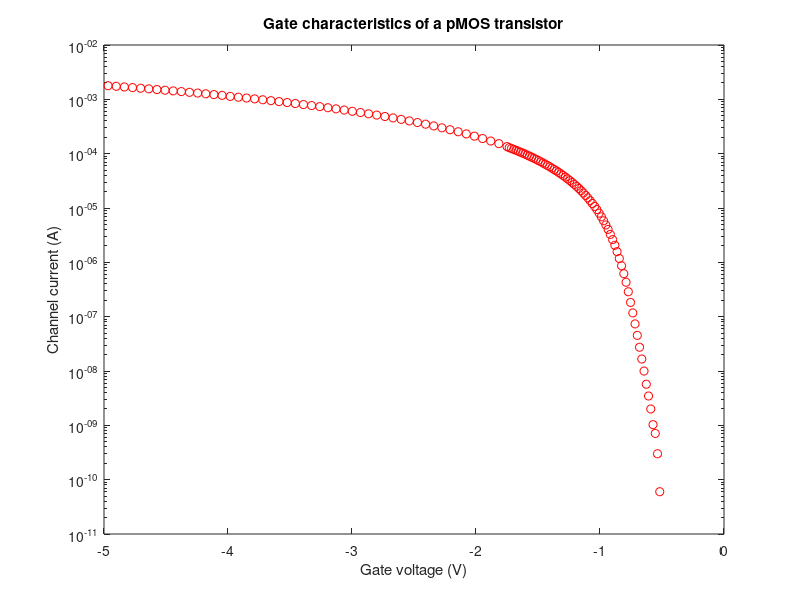

Source code (MATLAB):
%%Gate characteristics, pMOS transistor
load exp1pMOSVgSI.csv
load exp1pMOSVgWI.csv
load exp1pMOSIchSI.csv
load exp1pMOSIchWI.csv

%There are 70 data points of WI and 100 of SI. 
%The WI range was considered Vg 0.5-1.75, and SI to be 1.75-5, so the 1.75V
%data point has been removed from WI (that's why it's ranged to be until
%the 69th data poing). The step for SI is currently on every second data
%point. 

VgP = [exp1pMOSVgWI(1:69), exp1pMOSVgSI(1:2:100)];
IchP = [exp1pMOSIchWI(1:69), exp1pMOSIchSI(1:2:100)];
semilogy(VgP, IchP,'ro')
xlabel('Gate voltage (V)')
ylabel('Channel current (A)')
title('Gate characteristics of a pMOS transistor')

% the EKV fit is then called using VgP and IchP